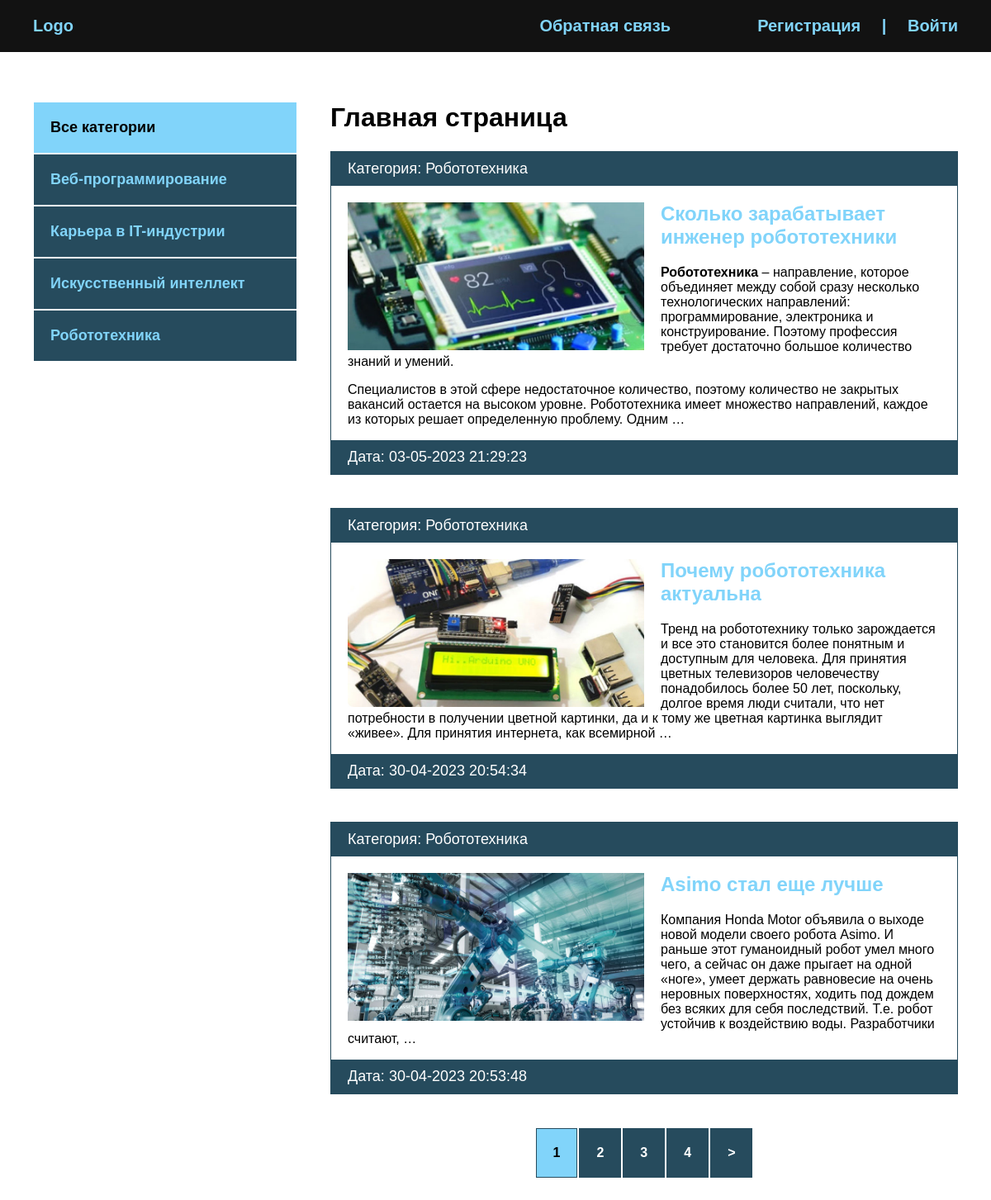
The page / on the database its author committed.
### blog/models.py (models this page shows, shortened)
class Category(models.Model):
    name = models.CharField(max_length=100, verbose_name='Категория')  # название категории
    slug = models.SlugField(max_length=200, unique=True, verbose_name='URL')
    def __str__(self):
        return self.name
    def get_absolute_url(self):
        return reverse('category', kwargs={'cat_slug': self.slug})
    class Meta:  # Это доп-й функционал кот-й мы можем дополнять к классу.
        verbose_name = 'Категория'  # verbose_name перевели элементы, которые перечисляются в единственном числе. В единственном числе.
        verbose_name_plural = 'Категории'  # Во множественном числе.

class Blog(models.Model):
    title = models.CharField(max_length=255, verbose_name='Название')  # обязательное для заполнения. verbose_name - относится к админке и отношения к БД не имеет.
    slug = models.SlugField(max_length=255, unique=True, verbose_name='URL')  # название транслитерации какой-то статьи, что-бы в адресной строке появлялось в место id если будем заходить на конкретную новость, либо запись, что бы в адресной строке прописывалось полностью название новости. Не может быть с одним и тем же названием.
    content = models.TextField(blank=True, verbose_name='Контент')  # контент статьи
    photo = models.ImageField(upload_to='photos/%Y/%m/%d', blank=True, verbose_name='Фото')  # Y-год, m - месяц, d - день
    time_created = models.DateTimeField(auto_now_add=True, verbose_name='Дата публикации')  # дата создания какой-то записи
    time_update = models.DateTimeField(auto_now=True, verbose_name='Дата обновления')  # фиксация даты обновления, будет фиксироваться автоматически, в момент когда мы будем создать какую-то запись.
    is_published = models.BooleanField(default=True, verbose_name='Опубликовано')  # может быть опубликована, может нет. По умолчанию опубликована.
    cat = models.ForeignKey('Category', on_delete=models.PROTECT, verbose_name='Категория')  # категория. Так как класс ниже, имя класса указываем в кавычках. Запрещается удалять записи из первичной модели, если она используется во вторичной, выдает исключение.
    def get_absolute_url(self):
        return reverse('post', kwargs={'post_slug': self.slug})  # post_slug - то что принимается в адресной строке, соединяем со slug из модели.
    class Meta:  # Это доп-1 функционал кот-й мы можем дополнять к классу.
        verbose_name = 'Новость'  # verbose_name перевели элементы, которые перечисляются в единственном числе. В единственном числе.
        verbose_name_plural = 'Новости'  # Во множественном числе.
        ordering = ['-time_created']  # сортировка по времени

### blog/views.py (the view)
# urls.py: path('', BlogHome.as_view(), name='index'),  # as_views - привязать к маршруту. Т.е привязать текущий класс к текущему маршруту '' данного пути.
class BlogHome(DataMixin, ListView):
    model = Blog
    template_name = 'blog/index.html'  # куда будет выводиться HTML страница. template_name - как свойства в классе, они имеют определенное значение, что мы в них должны поместить. В Django есть стандартные названия шаблонов.
    context_object_name = 'posts'  # Имя объекта внутри шаблона. Специальная переменная которая будет выводить код в html шаблон. Берет данные из модели.
    def get_context_data(self, *, object_list=None, **kwargs):  # данный метод сущ-ет для любого класса который наследуется от ListView.
        context = super().get_context_data(**kwargs)  # get_context_data есть у родительского класса, получаем доступ к такому же get_context_data со всеми ключами и значениями.
        c_def = self.get_user_context(title='Главная страница')
        return dict(list(context.items()) + list(c_def.items()))
    def get_queryset(self) -> list:  # Верните список элементов для этого представления. Возвращаемое значение должно быть итеративным и может быть экземпляром QuerySet
        return Blog.objects.filter(is_published=True).select_related('cat')  # если статья опубликована. Берем из БД Blog только те записи которые будут опубликованы. select_related('cat') - связано с категорией из модели.

### blog/utils.py (called while the page is built)
    def get_user_context(self, **kwargs):  # создадим контекст для шаблона
        context = kwargs  # kwargs - в него будут приходить принимаемые аргументы
        cats = Category.objects.annotate(Count('blog'))  # Пускай считает кол-во элементов в блоге, annotate - связывает блог с категорией и считаем кол-во элементов в блоке.
        user_menu = menu.copy()  # получаем копию словаря
        if not self.request.user.is_authenticated:  # если пользователь не аутентифицирован, удаляем 'title': 'Добавить статью'
            user_menu.pop(0)
        context['menu'] = user_menu  # в конетексте у каждого пункта используется меню
        context['cats'] = cats  # к каждой статье принимается категория
        if 'cat_selected' not in context:
            context['cat_selected'] = 0
        return context

### blog/templates/blog/index.html
{% extends 'blog/base.html' %}
{% load static %}
{% block content %}
<h1>{{ title }}</h1>
<ul>
    {% for p in posts %}
    <li>
        <p class="first">Категория: {{ p.cat }}</p>
        <div class="text">
            {% if p.photo %}
            <img class="image" src="{{ p.photo.url }}" alt="">
            {% else %}
            <img class="image" src="{% static 'blog/default.jpg' %}" alt="">
            {% endif %}
            <h2>
                <a href="{{ p.get_absolute_url }}">{{ p.title }}</a>
            </h2>
            <p>{{ p.content|safe|truncatewords:50 }}</p>
        </div>
        <p class="date">Дата: {{ p.time_update|date:'d-m-Y H:i:s' }}</p>
    </li>
    {% endfor %}
</ul>
{% endblock %}

### blog/templates/blog/base.html (shortened to what this page needs)
{% load static %}
{% load blog_tags %}
<!DOCTYPE html>
<html lang="en">
<head>
    <link rel="stylesheet" href="{% static 'css/style.css' %}">
</head>
<body>
<div class="header">
    <div class="wrap">
        <ul class="mainmenu">
            <li class="logo"><a href="{% url 'index' %}">Logo</a></li>
            {% for m in menu %}
            <li class="last"><a href="{% url m.url_name %}">{{ m.title }}</a></li>
            {% endfor %}
            {% if request.user.is_authenticated %}
            <li class="last">{{ user.username }} | <a href="{% url 'logout' %}">Выйти</a></li>
            {% else %}
            <li class="last">
                <a href="{% url 'register' %}">Регистрация</a> | <a href="{% url 'login' %}">Войти</a>
            </li>
            {% endif %}
        </ul>
    </div>
</div>
<div class="content">
    <div class="wrap">
        <div class="sidebar">
            <ul>
                {% if cat_selected == 0 %}
                <li class="selected">Все категории</li>
                {% else %}
                <li><a href="{% url 'index' %}">Все категории</a></li>
                {% endif %}
                {% for c in cats %}
                {% if c.blog__count > 0 %}
                {% if c.pk == cat_selected %}
                <li class="selected">{{ c.name }}</li>
                {% else %}
                <li><a href="{{ c.get_absolute_url }}">{{ c.name }}</a></li>
                {% endif %}
                {% endif %}
                {% endfor %}
            </ul>
        </div>
        <div class="main">
            {% block content %}
            {% endblock %}
            <div>
                {% if page_obj.has_other_pages %}
                <ul class="list-pages">
                    {% for p in paginator.page_range %}
                    {% if page_obj.number == p %}
                    <li class="page-num page-num-selected">{{ p }}</li>
                    {% elif p >= page_obj.number|add:-3 and p <= page_obj.number|add:3 %}
                    <li class="page-num">
                        <a href="?page={{ p }}">{{ p }}</a>
                    </li>
                    {% endif %}
                    {% endfor %}
                    {% if page_obj.has_next %}
                    <li class="page-num">
                        <a href="?page={{ page_obj.next_page_number }}">&gt;</a>
                    </li>
                    {% endif %}
                </ul>
                {% endif %}
            </div>
        </div>
    </div>
</div>
</body>
</html>

### blog/static/css/style.css (style rules this page uses)
body { margin: 0; padding: 0; background: #264b5d; font-family: Verdana, Geneva, Tahoma, sans-serif; }
.wrap { max-width: 1200px; margin: 0 auto; }
.content .wrap { background: #FFF; padding: 40px; box-sizing: border-box; display: flex; }
ul { list-style: none; margin: 0; padding: 0; }
a { color: #81d4fa; text-decoration: none; padding: 20px; }
.header { background: #121212; }
.mainmenu { display: flex; align-items: center; font-size: 20px; font-weight: bold; padding: 20px; justify-content: space-between; }
.logo { flex-basis: 40%; }
.last { flex-basis: 30%; text-align: right; color: #81d4fa; }
.sidebar ul { width: 320px; margin-right: 40px; margin-top: 20px; }
.sidebar a { padding: 20px; display: block; border: 1px solid #FFF; background: #264b5d; font-weight: bold; font-size: 18px; }
.selected { font-size: 18px; padding: 20px; border: 1px solid #FFF; font-weight: bold; background: #81d4fa; }
.main li { border: 1px solid #264b5d; margin-bottom: 40px; }
.first, .date { padding: 10px 20px; background: #264b5d; font-size: 18px; color: #FFF; margin: 0; }
.image { float: left; margin-right: 20px; max-width: 50%; }
.text { padding: 20px 20px 0; }
.text h2 { margin-top: 0; }
.text a { padding-left: 0; }
.list-pages { display: flex; justify-content: center; }
.list-pages .page-num-selected { background: #81d4fa; padding: 20px; }
.list-pages a { background: #264b5d; padding: 20px; padding: 20px; display: block; color: #FFF; }
.page-num { margin: 1px; font-weight: bold; }
.last a { display: inline; }

### rows shown on the page
Category: name "Веб-программирование"
Category: name "Карьера в IT-индустрии"
Category: name "Искусственный интеллект"
Category: name "Робототехника"
Blog: cat "Робототехника", photo (picture), title "Сколько зарабатывает инженер робототехники", content "Робототехника – направление, которое объединяет между собой сразу несколько технологических направлений: программирование, электроника и конструирование. Поэтому профессия требует достаточно большое количество знаний и умений. Специалистов в этой сфере недостаточное количество, поэтому количество не закрытых вакансий остается на высоком уровне. Робототехника имеет множество направлений, каждое из которых решает определенную проблему. Одним …", time_update "03-05-2023 21:29:23"
Blog: cat "Робототехника", photo (picture), title "Почему робототехника актуальна", content "Тренд на робототехнику только зарождается и все это становится более понятным и доступным для человека. Для принятия цветных телевизоров человечеству понадобилось более 50 лет, поскольку, долгое время люди считали, что нет потребности в получении цветной картинки, да и к тому же цветная картинка выглядит «живее». Для принятия интернета, как всемирной …", time_update "30-04-2023 20:54:34"
Blog: cat "Робототехника", title "Asimo стал еще лучше", content "Компания Honda Motor объявила о выходе новой модели своего робота Asimo. И раньше этот гуманоидный робот умел много чего, а сейчас он даже прыгает на одной «ноге», умеет держать равновесие на очень неровных поверхностях, ходить под дождем без всяких для себя последствий. Т.е. робот устойчив к воздействию воды. Разработчики считают, …", time_update "30-04-2023 20:53:48"

### other values the page prints
{{ m.title }} "Обратная связь"
{{ title }} "Главная страница"
{{ p }} "1"
{{ p }} "2" "3" "4"
